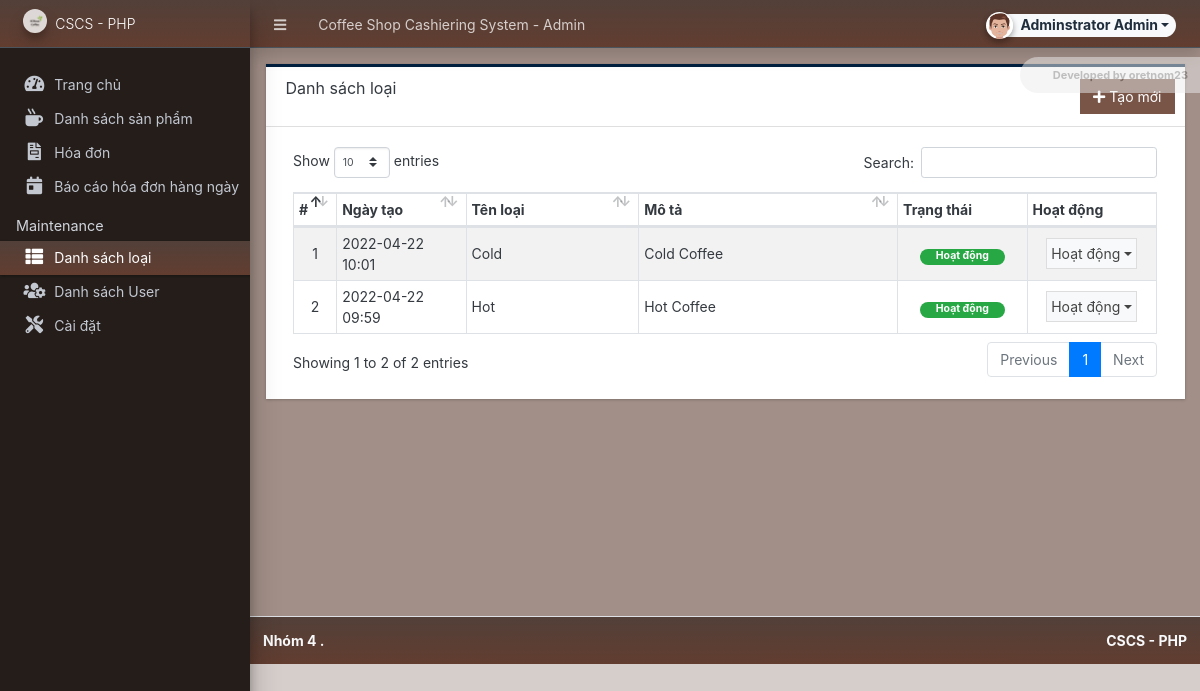
The app's page /admin/?page=categories (signed in) with its own data.
### tables this page shows
CREATE TABLE `category_list` (
  `id` int(30) NOT NULL,
  `name` text NOT NULL,
  `description` text NOT NULL,
  `status` tinyint(1) NOT NULL DEFAULT 1,
  `delete_flag` tinyint(1) NOT NULL DEFAULT 0,
  `date_created` datetime NOT NULL DEFAULT current_timestamp(),
  `date_updated` datetime NOT NULL DEFAULT current_timestamp() ON UPDATE current_timestamp()
);

### admin/categories/index.php (the view, shortened to what this page needs)
<div class="card card-outline rounded-0 card-navy">
	<div class="card-header">
		<h2 class="card-title">Danh sách loại</h2>
		<div class="card-tools">
			<a href="javascript:void(0)" id="create_new" class="btn btn-flat btn-primary"><span class="fas fa-plus"></span>  Tạo mới</a>
		</div>
	</div>
	<div class="card-body">
        <div class="container-fluid">
			<table class="table table-hover table-striped table-bordered" id="list">
				<colgroup>
					<col width="5%">
					<col width="15%">
					<col width="20%">
					<col width="30%">
					<col width="15%">
					<col width="15%">
				</colgroup>
				<thead>
					<tr>
						<th>#</th>
						<th>Ngày tạo</th>
						<th>Tên loại</th>
						<th>Mô tả</th>
						<th>Trạng thái</th>
						<th>Hoạt động</th>
					</tr>
				</thead>
				<tbody>
					<?php
					$i = 1;
						$qry = $conn->query("SELECT * from `category_list` where delete_flag = 0 order by `name` asc ");
						while($row = $qry->fetch_assoc()):
					?>
						<tr>
							<td class="text-center"><?php echo $i++; ?></td>
							<td><?php echo date("Y-m-d H:i",strtotime($row['date_created'])) ?></td>
							<td><?php echo $row['name'] ?></td>
							<td><p class="m-0 truncate-1"><?= $row['description'] ?></p></td>
							<td class="text-center">
                                <?php if($row['status'] == 1): ?>
                                    <span class="badge badge-success px-3 rounded-pill">Hoạt động</span>
                                <?php else: ?>
                                    <span class="badge badge-danger px-3 rounded-pill">Không hoạt động</span>
                                <?php endif; ?>
                            </td>
							<td align="center">
								 <button type="button" class="btn btn-flat p-1 btn-default btn-sm dropdown-toggle dropdown-icon" data-toggle="dropdown">
				                  		Hoạt động
				                  </button>
							</td>
						</tr>
					<?php endwhile; ?>
				</tbody>
			</table>
		</div>
	</div>
</div>

### records on screen
category_list: date_created "2022-04-22 10:01", name "Cold", description "Cold Coffee", status "Hoạt động"
category_list: date_created "2022-04-22 09:59", name "Hot", description "Hot Coffee", status "Hoạt động"

### other values on screen
$_settings->info('name') "Coffee Shop Cashiering System"
$_settings->userdata('firstname').' '.$_settings->userdata('lastname') "Adminstrator Admin"
$_settings->info('short_name') "CSCS - PHP"
